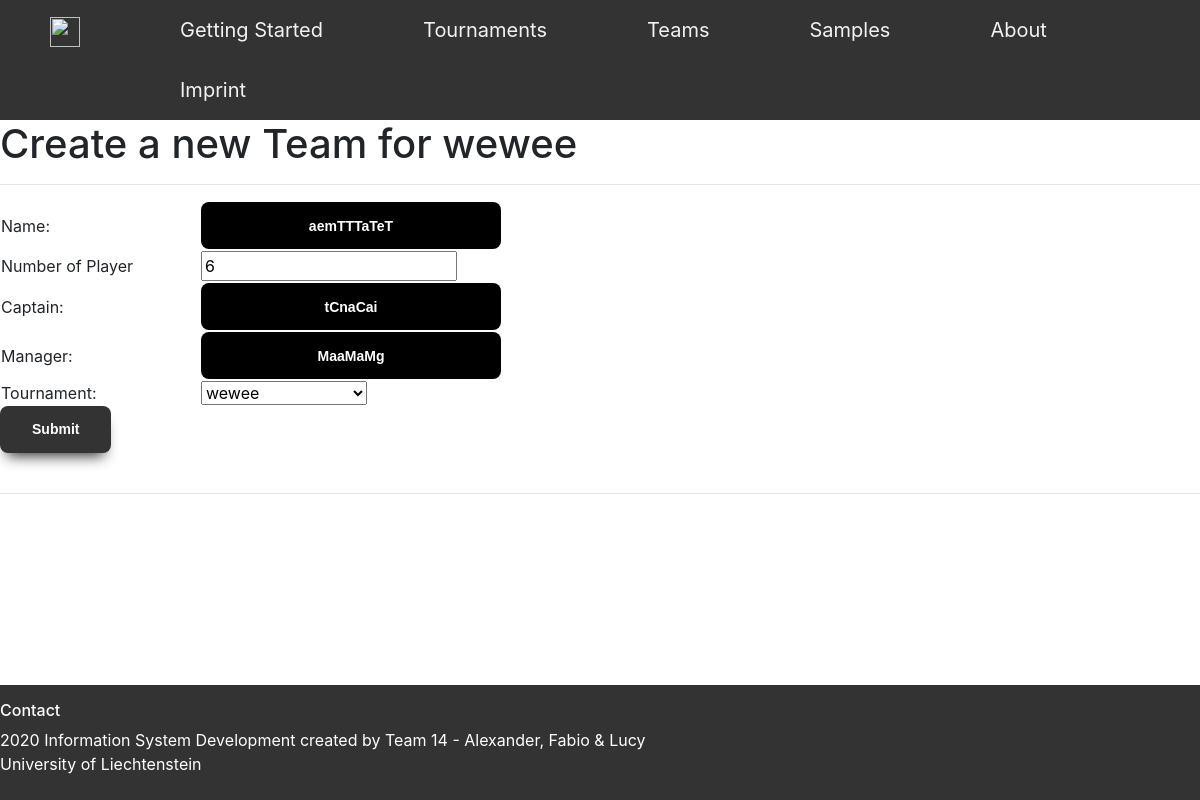
The page /Tournament/19/AutoCreate on the database as committed earlier.
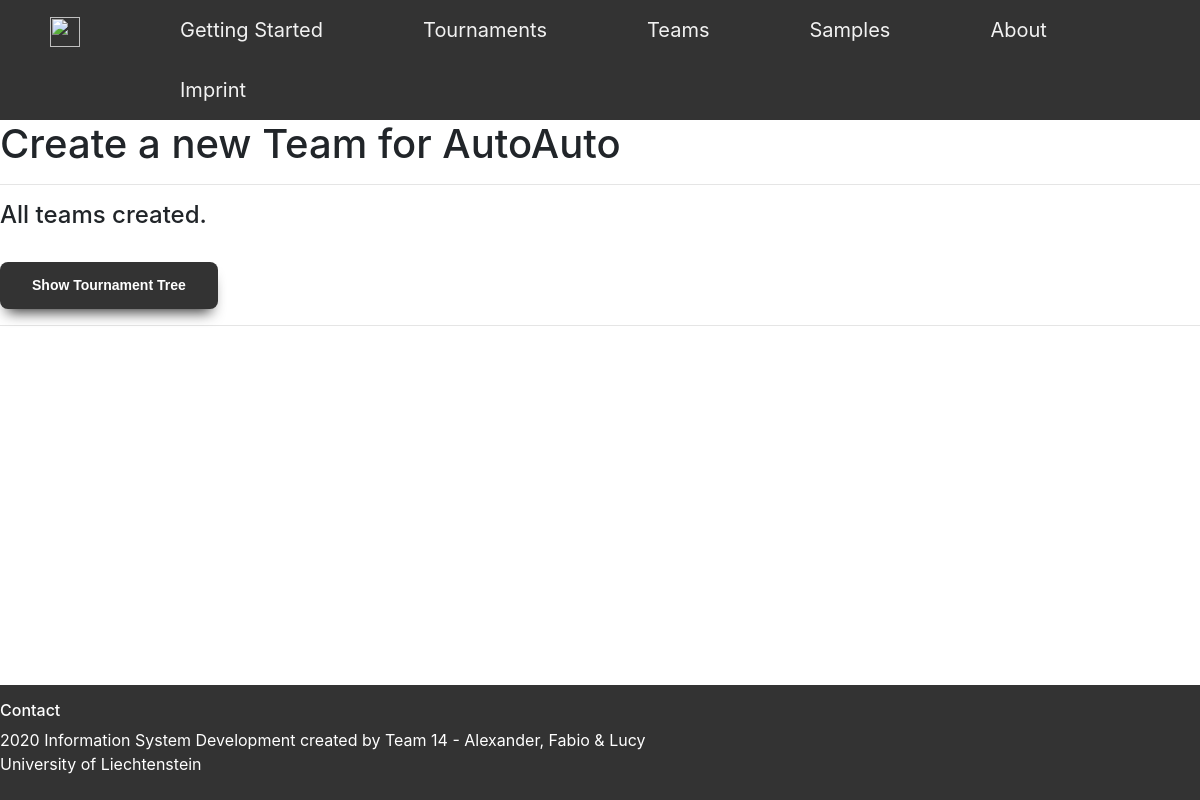
The same page on the database as committed later.
### Tournament/models.py (models this page shows, shortened)
class Tournament(models.Model):
    TOURNAMENT_CHOICES = (
        ('8 Teams', '8 Teams'),
        ('16 Teams', '16 Teams'),
        ('32 Teams', '32 Teams'),
    )
    TournamentName = models.CharField(max_length=120)
    TournamentSize = models.CharField(max_length=120, choices=TOURNAMENT_CHOICES, default='Tournamentsize')
    def __str__(self):
        return self.TournamentName
    def get_TournamentSize(self):
        if self.TournamentSize == "8 Teams":
            tournamentsize = 8
        elif self.TournamentSize == "16 Teams":
            tournamentsize = 16
        elif self.TournamentSize == "32 Teams":
            tournamentsize = 32
        return tournamentsize

### Team/views.py (the view, shortened to what this page needs)
# urls.py: path('<int:pk>/AutoCreate', (TeamAutoCreateView.as_view()), name='AutoCreate'),
class TeamAutoCreateView(View):
    def get(self, request, *args, **kwargs):
        tournament = Tournament.objects.get(pk=kwargs["pk"])
        tournamentsize = Tournament.get_TournamentSize(tournament)
        teamname = get_random_string(length=10, allowed_chars='Team')
        manager = get_random_string(length=7, allowed_chars='Manager')
        captain = get_random_string(length=7, allowed_chars='Captain')
        form = TeamCreateForm(initial={'TeamName': teamname,
                                       'Manager': manager,
                                       'Captain': captain,
                                       'Tournament': tournament,
                                       })
        remainingTeams = tournamentsize - Team.objects.filter(Tournament=tournament).count()
        if remainingTeams == 0:
            tournament_complete = True
        else:
            tournament_complete = False
        return render(request, "Tournament/TournamentAutoCreate.html", context={
            "form": form,
            "tournament": tournament,
            "remainingTeams": remainingTeams,
            "tournament_complete": tournament_complete
        })

### Team/forms.py (shortened to what this page needs)
class TeamCreateForm(forms.ModelForm):
    class Meta:
        model = Team
        fields = ['TeamName', 'NrOfPlayer', 'Manager', 'Captain', 'Tournament']

### templates/Tournament/TournamentAutoCreate.html
{% extends 'Base/base_2_content.html' %}
{% block mainContent %}
    <h1>Create a new Team for {{tournament.TournamentName}}</h1>
{% endblock %}
{% block mainContent2 %}
    {% if tournament_complete %}
    <h4>All teams created.</h4><br>
        <a href="{% url 'Tournament:Details' tournament.id %}" class="StandardBtn">Show Tournament Tree</a>
    {% else %}
        <form action="{% url 'Tournament:CreateTeamForTournament' tournament.id %}" method="POST">{% csrf_token %}
            <table>
            <tbody>
            <tr>
                <td width="200px">Name:</td>
                <td>{{form.TeamName}}</td>
            </tr>
            <tr>
                <td width="200px">Number of Player</td>
                <td>{{form.NrOfPlayer}}</td>
            </tr>
            <tr>
                <td width="200px">Captain:</td>
                <td>{{form.Captain}}</td>
            </tr>
            <tr>
                <td width="200px">Manager:</td>
                <td>{{form.Manager}}</td>
            </tr>
            <tr>
                <td width="200px">Tournament:</td>
                <td>{{form.Tournament}}</td>
            </tr>
            </tbody>
            </table>
            <input type="submit" name="Save" value="Submit">
        </form>
    {% endif %}
    <br>
{% endblock %}

Rows that differ between the two databases and show on the page:
changed Tournament: TournamentName "wewee" → "AutoAuto"
Other text that changed with them:
form field TeamName: "aemTTTaTeT" → (not shown)
form field NrOfPlayer: "6" → (not shown)
form field Captain: "tCnaCai" → (not shown)
form field Manager: "MaaMaMg" → (not shown)
form field Tournament: "wewee" → (not shown)
form field Save: "Submit" → (not shown)
text no longer shown: "Name: Number of Player Captain: Manager: Tournament:"
text now shown: "All teams created. Show Tournament Tree"
